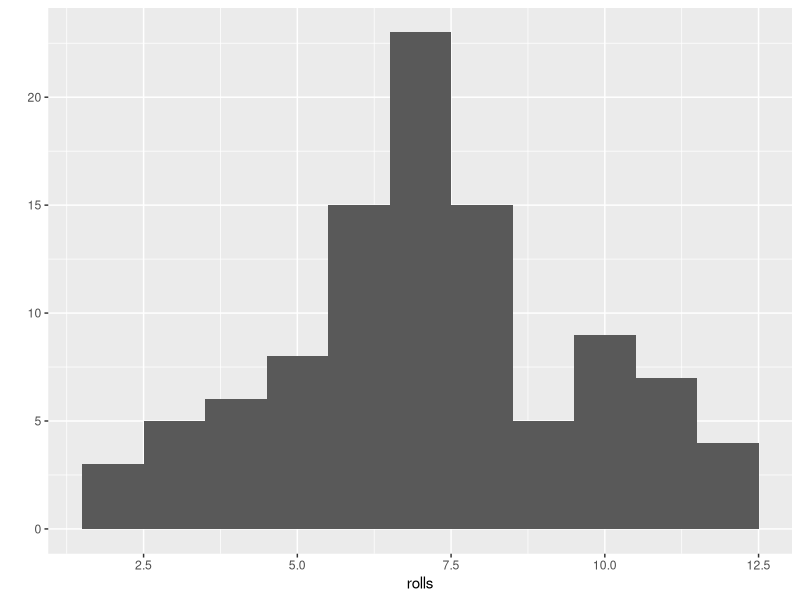
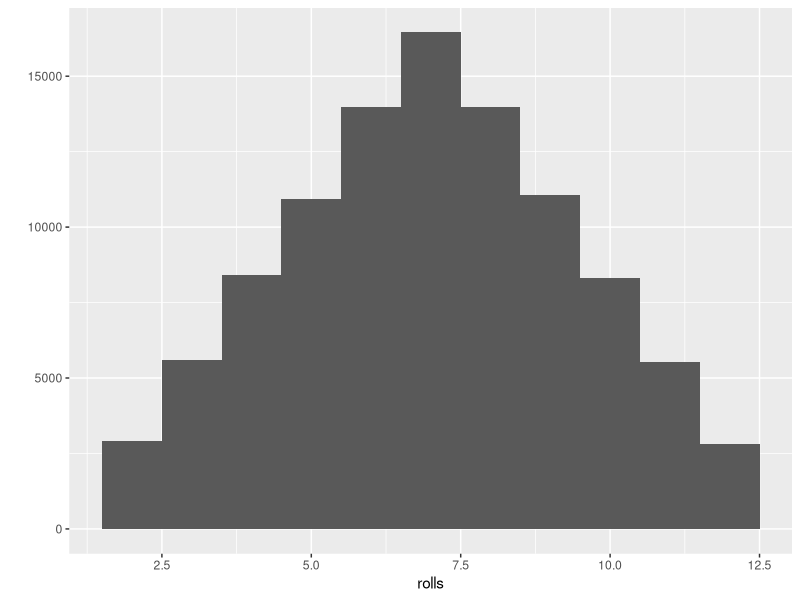

Generate these figures, in order, with R:
## ---- chunk 1
library(ggplot2)
## ---- chunk 2
roll2 <- function(bones = 1:6) {
  dice = sample(bones, size = 2, replace = TRUE)
  sum(dice)
}
## ---- chunk 3
rolls = replicate(n = 100, roll2())
## ---- chunk 4
head(rolls)
length(rolls)
mean(rolls)
summary(rolls)
## ---- chunk 5
qplot(rolls, binwidth=1)
## ---- chunk 6
rolls = replicate(n = 100000, roll2())
qplot(rolls, binwidth=1)
